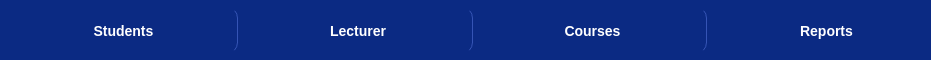
  <widget class="QFrame" name="frame">
   <property name="geometry">
    <rect>
     <x>-19</x>
     <y>1</y>
     <width>931</width>
     <height>60</height>
    </rect>
   </property>
   <property name="minimumSize">
    <size>
     <width>0</width>
     <height>60</height>
    </size>
   </property>
   <property name="maximumSize">
    <size>
     <width>16777215</width>
     <height>60</height>
    </size>
   </property>
   <property name="styleSheet">
    <string notr="true">background-color: #0B2A83;
border-radius: 10px;</string>
   </property>
   <property name="frameShape">
    <enum>QFrame::Shape::StyledPanel</enum>
   </property>
   <property name="frameShadow">
    <enum>QFrame::Shadow::Raised</enum>
   </property>
   <widget class="QWidget" name="layoutWidget">
    <property name="geometry">
     <rect>
      <x>10</x>
      <y>0</y>
      <width>931</width>
      <height>61</height>
     </rect>
    </property>
    <property name="styleSheet">
     <string notr="true">QPushButton {
    background-color: transparent;
    color: white;
    border: none;
    font-size: 14px;
    font-weight: bold;
}

QPushButton:hover {
    background-color: #1339A6;
    border-radius: 8px;
}</string>
    </property>
    <layout class="QHBoxLayout" name="horizontalLayout">
     <item>
      <widget class="QPushButton" name="btn_studentP">
       <property name="sizePolicy">
        <sizepolicy hsizetype="Expanding" vsizetype="Fixed">
         <horstretch>0</horstretch>
         <verstretch>0</verstretch>
        </sizepolicy>
       </property>
       <property name="minimumSize">
        <size>
         <width>0</width>
         <height>45</height>
        </size>
       </property>
       <property name="maximumSize">
        <size>
         <width>16777215</width>
         <height>45</height>
        </size>
       </property>
       <property name="styleSheet">
        <string notr="true">QPushButton {
    background-color: #0B2A83;
    color: white;

    border: none;
    border-right: 1px solid #3554B5;

    font-size: 14px;
    font-weight: bold;

    padding: 10px;
}

QPushButton:hover {
    background-color: #1339A6;
}

QPushButton:pressed {
    background-color: #071C57;
}</string>
       </property>
       <property name="text">
        <string>Students</string>
       </property>
      </widget>
     </item>
     <item>
      <widget class="QPushButton" name="btn_lecturerP">
       <property name="sizePolicy">
        <sizepolicy hsizetype="Expanding" vsizetype="Fixed">
         <horstretch>0</horstretch>
         <verstretch>0</verstretch>
        </sizepolicy>
       </property>
       <property name="minimumSize">
        <size>
         <width>0</width>
         <height>45</height>
        </size>
       </property>
       <property name="maximumSize">
        <size>
         <width>16777215</width>
         <height>45</height>
        </size>
       </property>
       <property name="styleSheet">
        <string notr="true">QPushButton {
    background-color: #0B2A83;
    color: white;

    border: none;
    border-right: 1px solid #3554B5;

    font-size: 14px;
    font-weight: bold;

    padding: 10px;
}

QPushButton:hover {
    background-color: #1339A6;
}

QPushButton:pressed {
    background-color: #071C57;
}</string>
       </property>
       <property name="text">
        <string>Lecturer</string>
       </property>
      </widget>
     </item>
     <item>
      <widget class="QPushButton" name="btn_coursesP">
       <property name="sizePolicy">
        <sizepolicy hsizetype="Expanding" vsizetype="Fixed">
         <horstretch>0</horstretch>
         <verstretch>0</verstretch>
        </sizepolicy>
       </property>
       <property name="minimumSize">
        <size>
         <width>0</width>
         <height>45</height>
        </size>
       </property>
       <property name="maximumSize">
        <size>
         <width>16777215</width>
         <height>45</height>
        </size>
       </property>
       <property name="styleSheet">
        <string notr="true">QPushButton {
    background-color: #0B2A83;
    color: white;

    border: none;
    border-right: 1px solid #3554B5;

    font-size: 14px;
    font-weight: bold;

    padding: 10px;
}

QPushButton:hover {
    background-color: #1339A6;
}

QPushButton:pressed {
    background-color: #071C57;
}</string>
       </property>
       <property name="text">
        <string>Courses</string>
       </property>
      </widget>
     </item>
     <item>
      <widget class="QPushButton" name="btn_reportsP">
       <property name="sizePolicy">
        <sizepolicy hsizetype="Expanding" vsizetype="Fixed">
         <horstretch>0</horstretch>
         <verstretch>0</verstretch>
        </sizepolicy>
       </property>
       <property name="minimumSize">
        <size>
         <width>0</width>
         <height>45</height>
        </size>
       </property>
       <property name="maximumSize">
        <size>
         <width>16777215</width>
         <height>45</height>
        </size>
       </property>
       <property name="styleSheet">
        <string notr="true">QPushButton {
    background-color: #0B2A83;
    color: white;

    border: none;
    border-right: 1px solid #3554B5;

    font-size: 14px;
    font-weight: bold;

    padding: 10px;
}

QPushButton:hover {
    background-color: #1339A6;
}

QPushButton:pressed {
    background-color: #071C57;
}</string>
       </property>
       <property name="text">
        <string>Reports</string>
       </property>
      </widget>
     </item>
    </layout>
   </widget>
  </widget>
